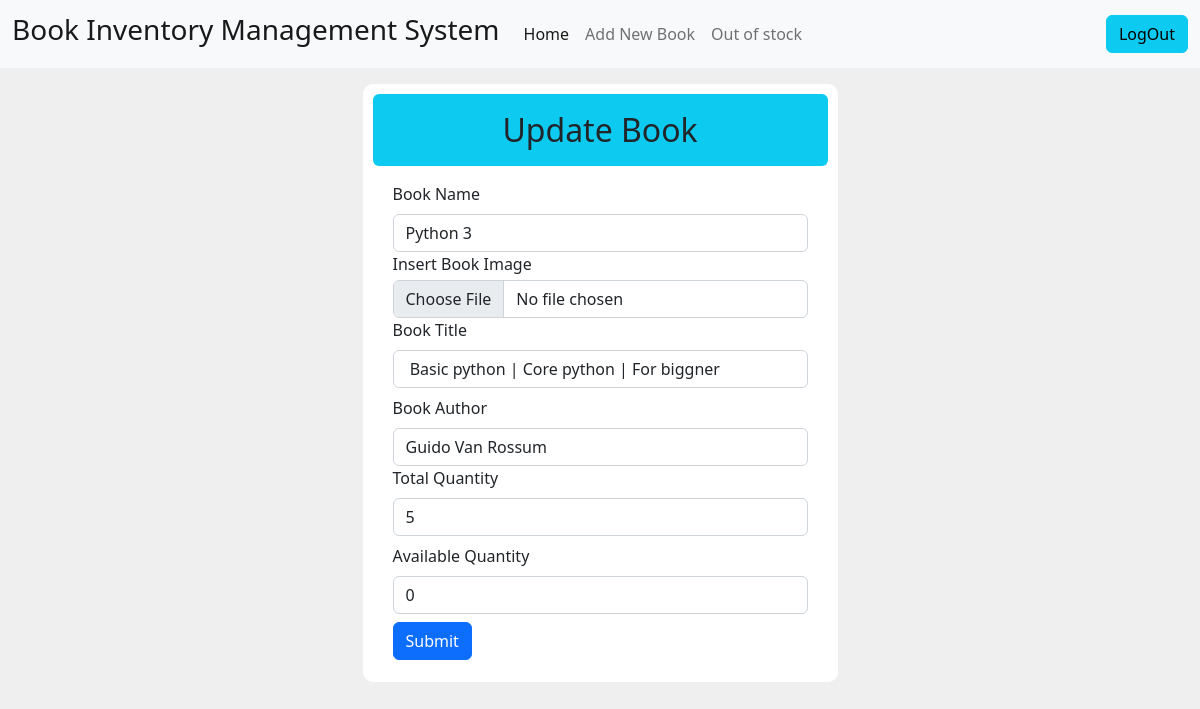
The page /update/1/ (signed in) on the database its author committed.
### account/models.py (models this page shows, shortened)
class Book(models.Model):
    book_name = models.CharField(max_length=100,blank=True,null=True)
    book_photo = models.ImageField(upload_to='image/',blank=True, null=True)
    book_title = models.CharField(max_length=300,blank=True,null=True)
    book_author = models.CharField(max_length=100,blank=False, null=False)
    publish_date = models.DateField(default=datetime.date.today())
    total_quantity = models.BigIntegerField()
    available_quantity = models.BigIntegerField(blank=True,null=True)

### account/views.py (the view, shortened to what this page needs)
# urls.py: path('update/<int:bid>/',update_book,name='update'),
def update_book(request,bid):
    if request.user.is_authenticated:
        data = Book.objects.get(id = bid)
        return render(request,'account/update.html',{'data':data})
    else:
        return HttpResponse("<h2>Book Update Only Authenticated User </h2>< a href='/store'>back to store</a>")

### account/templates/account/update.html (shortened to what this page needs)
{% extends 'account/base.html' %}
{% block body %}
<nav class="navbar navbar-expand-lg navbar-light bg-light">
    <div class="container-fluid">
      <a class="navbar-brand" href="#"><h3>Book Inventory Management System</h3></a>
      <div class="collapse navbar-collapse" id="navbarSupportedContent">
        <ul class="navbar-nav me-auto mb-2 mb-lg-0">
          <li class="nav-item">
            <a class="nav-link active" aria-current="page" href="{% url 'store'%}">Home</a>
          </li>
          <li class="nav-item">
            <a class="nav-link" href="{% url 'addbook' %}">Add New Book</a>
          </li>
          <li class="nav-item">
            <a class="nav-link" href="{% url 'outstock' %}">Out of stock</a>
          </li>
        </ul>
        <a class="nav-link" href="{% url 'logout'%}"><button class=" btn btn-info ms-5">LogOut</button></a>
      </div>
    </div>
  </nav>
<div class="container">
    <div class="row">
        <div class="col-sm-5 mx-auto mt-3" style="border: 1px; border-radius: 10px;background-color: white; padding: 10px;">
            <h2 class="text-center alert bg-info">Update Book</h2>
            <form action="" method="POST" style="margin-left:20px;margin-right:20px;margin-bottom:12px"
          enctype="multipart/form-data">
            <div class="form-group">
                <label class="form-label">Book Name</label>
                <input type="text" class="form-control" name="name" required value="{{data.book_name}}">
            </div>
            <div class="form-group mb-2">
                <label class="label-group mb-1">Insert Book Image </label>
                <input type="file" class="form-control" name="image" value="{{data.book_photo}}>
            </div>
            <div class="form-group">
                <label class="form-label">Book Title</label>
                <input type="text" class="form-control" name="title" required
                    value="{{data.book_title}}">
            </div>
            <div class="form-group">
                <label class="form-label">Book Author</label>
                <input type="text" class="form-control" name="author" required value="{{data.book_author}}">
            </div>
            <div class="form-group">
                <label class="form-label">Total Quantity</label>
                <input type="number" class="form-control mb-2" name="total" required value="{{data.total_quantity}}">
            </div>
            <div class="form-group">
                <label class="form-label">Available Quantity</label>
                <input type="number" class="form-control mb-2" name="avail" required value="{{data.available_quantity}}">
            </div>
            <input class="btn btn-primary" type="submit">
        </form>
        </div>
    </div>
</div>
  {% endblock  %}

### rows shown on the page
Book: name "Python 3", title "Basic python | Core python | For biggner", author "Guido Van Rossum", total "5", avail "0"
